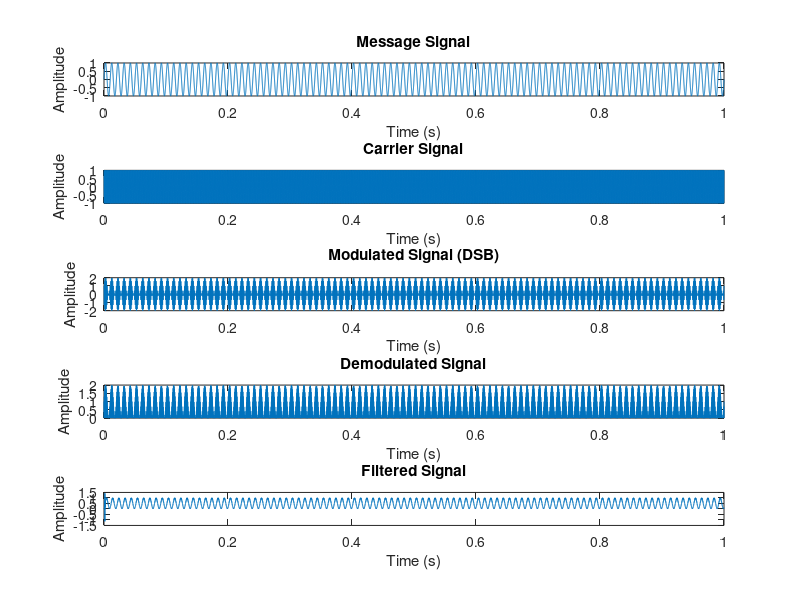

Write the MATLAB code that produced this figure.
%{
AM Modulation and Demodulation
--------------------------------------------------------------------------
File: Script_AM_Mod_Demod.m  

Description: AM based Modualation and Demodulation Process Demonstration   

Author: Vishaka Basnayake

Contact Information:
  - Email: vishakab@sltc.ac.lk
  - GitHub: https://github.com/vishakab

Date: October 7, 2023

Revision History:
  - Version 1.0 (October 1, 2023): Initial release.
  - Version 1.1 (October 4, 2023): Update filter order and passband edge frequency
%}

%--------------------------------------------------------------------------
clc
clear all
close all

%% Initialization

fs = 2^14; % Sampling frequency
t = 0:1/fs:1; % Time vector
fc = 1000; % Carrier frequency (Hz)
fm = 100; % Message signal frequency (Hz)
Am = 1; % Message signal amplitude
Ac = 1; % Carrier signal amplitude
mu = Am/Ac;
%% Transmission

% Message signal (sine wave)
message_signal = Am * sin(2*pi*fm*t);
fprintf('Message Signal: Amplitude = %.2f, Frequency = %d Hz\n', Am, fm);

% Carrier signal (sine wave)
carrier_signal = Ac * cos(2*pi*fc*t);

% DSB modulation
modulated_signal = (1+mu*message_signal) .* carrier_signal;

%% Reception
% DSB demodulation
demodulated_signal = modulated_signal .* carrier_signal;

% Low-pass filtering to remove carrier frequency
% Design the FIR low-pass filter using fir1
passband_edge = 100; % Passband edge frequency (Hz)
stopband_edge = 2500; % Stopband edge frequency (Hz)
filter_order = 50; % Filter order
normalized_passband_edge = passband_edge / (fs/2);
normalized_stopband_edge = stopband_edge/ (fs/2);
filter_coeff = fir1(filter_order, [normalized_passband_edge, normalized_stopband_edge], 'low');
 
% Use the filter function to filter the demodulated signal
filtered_demodulated_signal = filter(filter_coeff, 1, demodulated_signal);

%% Visualization
% Plot the signals
subplot(5,1,1);
plot(t, message_signal);
title('Message Signal');
xlabel('Time (s)');
ylabel('Amplitude');

subplot(5,1,2);
plot(t, carrier_signal);
title('Carrier Signal');
xlabel('Time (s)');
ylabel('Amplitude');

% Display the modulated signal
subplot(5,1,3);
plot(t, modulated_signal);
title('Modulated Signal (DSB)');
xlabel('Time (s)');
ylabel('Amplitude');

% Display the Filtered and Demodulated signal (should resemble the message signal)
subplot(5,1,4);
plot(t, demodulated_signal);
title('Demodulated Signal');
xlabel('Time (s)');
ylabel('Amplitude');

% Display the Filtered and Demodulated signal (should resemble the message signal)
subplot(5,1,5);
plot(t, filtered_demodulated_signal);
title('Filtered Signal');
xlabel('Time (s)');
ylabel('Amplitude');
